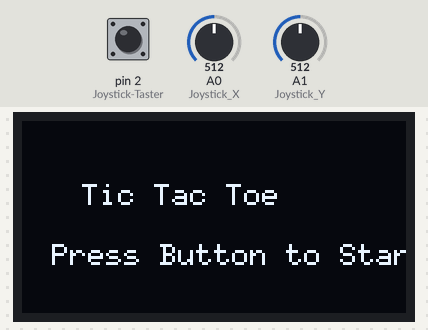
A sketch run on a simulated Arduino Uno, built with avr-gcc and run on an emulated ATmega328P. On the bench: 128×64 one-colour display. The inputs (shaded band) are chosen by the test bench; at power-on: pin 2 (Joystick-Taster) HIGH, A1 (Joystick_Y) = 512, A0 (Joystick_X) = 512.

Above: at 1.4 s.
1.5 s: pin 2 (Joystick-Taster) pulled LOW for 0.25 s
At 3.1 s:
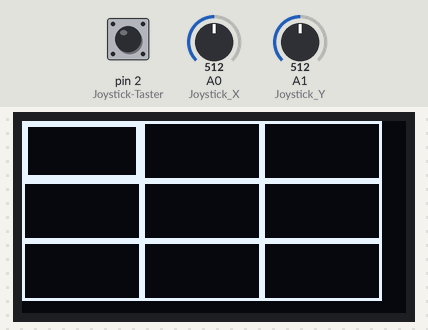
3.5 s: pin 2 (Joystick-Taster) pulled LOW for 1 s
6.0 s: A1 (Joystick_Y) set to 716
At 6.7 s:
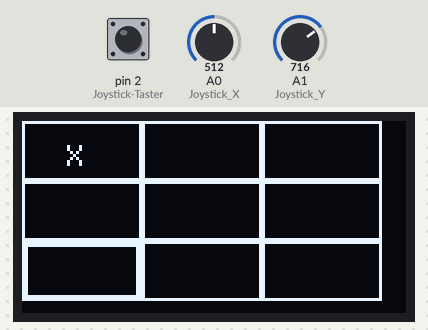
7.6 s: pin 2 (Joystick-Taster) pulled LOW for 0.25 s
At 8.7 s:
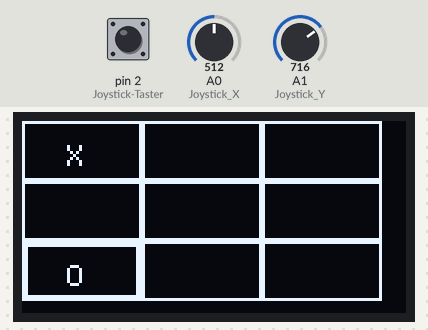
9.6 s: A1 (Joystick_Y) set to 0
At 10.8 s:
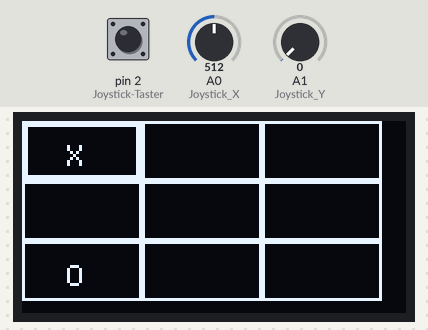
Timing chart, 0 to 12.2 s (numbered marks = the images above; inputs shaded):
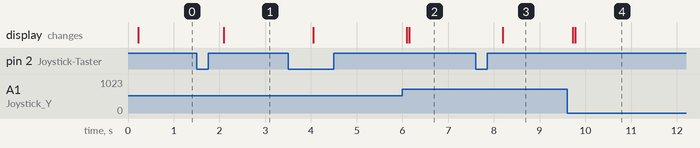

The sketch:

Tic_tac_toe.ino
```cpp
#include "U8glib.h"

// OLED Display
U8GLIB_SSD1306_128X64 u8g(U8G_I2C_OPT_NONE | U8G_I2C_OPT_DEV_0);

// Spielfeld und Variablen
char board[3][3] = {{' ', ' ', ' '}, {' ', ' ', ' '}, {' ', ' ', ' '}};
int cursorX = 0, cursorY = 0;
bool isPlayer1 = true; // Spieler 1 beginnt (X)
bool gameRunning = false;

void u8g_prepare() {
    u8g.setFont(u8g_font_6x10);  // Schriftart vorbereiten
    u8g.setFontRefHeightExtendedText();
    u8g.setDefaultForegroundColor();
    u8g.setFontPosTop();
}

// **Spielfeld zurücksetzen**
void resetBoard() {
    for (int i = 0; i < 3; i++) {
        for (int j = 0; j < 3; j++) {
            board[i][j] = ' '; // Alle Felder leeren
        }
    }
}

// **Hauptmenü anzeigen**
void drawMenu() {
    u8g_prepare();
    u8g.drawStr(20, 20, "Tic Tac Toe");           // Titel
    u8g.drawStr(10, 40, "Press Button to Start"); // Anweisung
}

// **Spielfeld zeichnen**
void drawBoard() {
    u8g_prepare();
    for (int i = 0; i < 3; i++) {
        for (int j = 0; j < 3; j++) {
            int x = j * 40;
            int y = i * 20;

            // Kästchen zeichnen
            u8g.drawFrame(x, y, 40, 20);

            // X oder O zentriert zeichnen
            if (board[i][j] != ' ') {
                char symbol[2] = {board[i][j], '\0'}; // Zeichen konvertieren
                u8g.drawStr(x + 15, y + 7, symbol);  // Zentrierung
            }
        }
    }

    // Cursor anzeigen
    int cursorXPos = cursorX * 40;
    int cursorYPos = cursorY * 20;
    u8g.drawFrame(cursorXPos + 1, cursorYPos + 1, 38, 18);
}

// **Siegprüfung**
bool checkWin(char player) {
    for (int i = 0; i < 3; i++) {
        if ((board[i][0] == player && board[i][1] == player && board[i][2] == player) || // Horizontal
            (board[0][i] == player && board[1][i] == player && board[2][i] == player)) { // Vertikal
            return true;
        }
    }
    if ((board[0][0] == player && board[1][1] == player && board[2][2] == player) || // Diagonal
        (board[0][2] == player && board[1][1] == player && board[2][0] == player)) {
        return true;
    }
    return false;
}

// **Draw-Logik: Prüfen, ob alle Felder gefüllt sind**
bool checkDraw() {
    for (int i = 0; i < 3; i++) {
        for (int j = 0; j < 3; j++) {
            if (board[i][j] == ' ') {
                return false; // Es gibt noch freie Felder
            }
        }
    }
    return true; // Alle Felder sind gefüllt
}

// **Spielende anzeigen**
void drawGameOver(char winner) {
    u8g_prepare();
    if (winner == ' ') {
        u8g.drawStr(20, 20, "It's a Draw!");
    } else {
        u8g.drawStr(20, 20, "Player ");
        u8g.drawStr(60, 20, winner == 'X' ? "1 Wins!" : "2 Wins!");
    }
}

// **Setup-Funktion**
void setup() {
    pinMode(A0, INPUT);      // Joystick X
    pinMode(A1, INPUT);      // Joystick Y
    pinMode(2, INPUT_PULLUP);// Joystick-Taster
}

// **Loop-Funktion**
void loop() {
    if (!gameRunning) {
        // Hauptmenü anzeigen
        u8g.firstPage();
        do {
            drawMenu();
        } while (u8g.nextPage());

        // Spiel starten, wenn der Button gedrückt wird
        if (digitalRead(2) == LOW) {
            resetBoard();    // Spielfeld zurücksetzen
            gameRunning = true;
            delay(500); // Entprellung
        }
        return;
    }

    // Joystick-Eingaben
    int x = analogRead(A0);
    int y = analogRead(A1);
    int button = digitalRead(2);

    // Cursor-Bewegung
    if (x < 400) cursorX = max(0, cursorX - 1);
    if (x > 600) cursorX = min(2, cursorX + 1);
    if (y < 400) cursorY = max(0, cursorY - 1);
    if (y > 600) cursorY = min(2, cursorY + 1);

    // Symbol platzieren
    if (button == LOW) {
        if (board[cursorY][cursorX] == ' ') { // Wenn das Feld leer ist
            board[cursorY][cursorX] = isPlayer1 ? 'X' : 'O'; // X oder O platzieren

            if (checkWin(isPlayer1 ? 'X' : 'O')) {
                gameRunning = false; // Spielende bei Sieg
                delay(500);
                u8g.firstPage();
                do {
                    drawGameOver(isPlayer1 ? 'X' : 'O');
                } while (u8g.nextPage());
                delay(2000); // Verzögerung für Anzeige des Gewinner-Bildschirms
                return;
            }

            if (checkDraw()) {
                gameRunning = false; // Spielende bei Unentschieden
                delay(500);
                u8g.firstPage();
                do {
                    drawGameOver(' '); // ' ' zeigt ein Draw an
                } while (u8g.nextPage());
                delay(2000); // Verzögerung für Anzeige des Unentschieden-Bildschirms
                return;
            }

            isPlayer1 = !isPlayer1; // Spielerwechsel
        }
        delay(500); // Entprellung
    }

    // Spielfeld zeichnen
    u8g.firstPage();
    do {
        drawBoard();
    } while (u8g.nextPage());
}
```

Measured:
- after the input at 1.5 s, the display: changes after 0.60 s (image 1)
- after the input at 6.0 s, the display: first changes after 0.09 s (image 2 shows a later state)
- after the input at 7.6 s, the display: changes after 0.59 s (image 3)
- after the input at 9.6 s, the display: first changes after 0.12 s (image 4 shows a later state)
